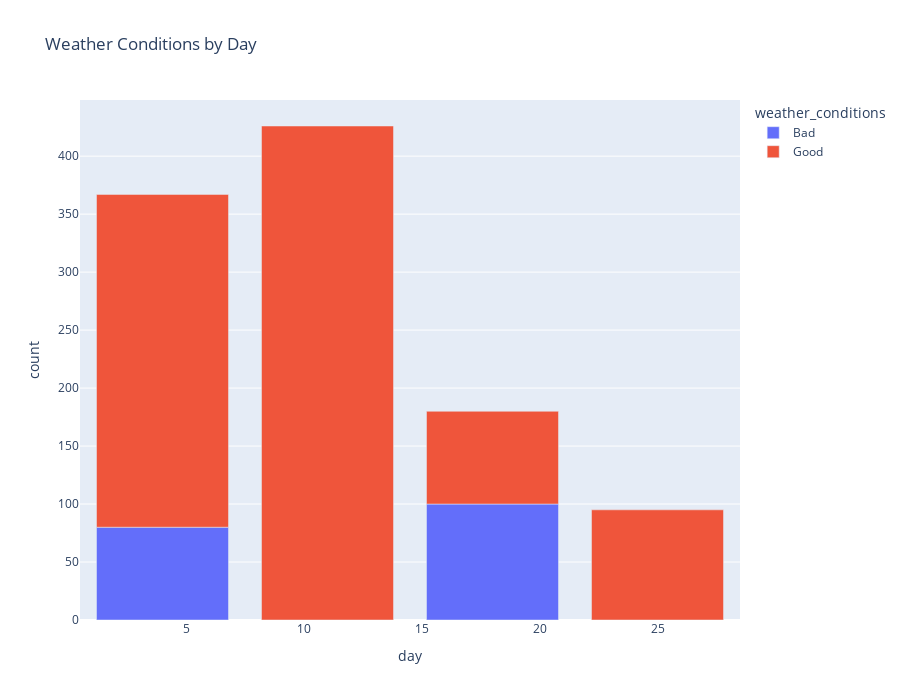

Source (notebook cell):
### Code cell
px.bar(dayly_weather, y='count', title='Weather Conditions by Day', color='weather_conditions', height=700 )

### Figure 1 — Plotly figure (JSON) as saved in the notebook; plotly's stock layout.template omitted (floating-point values rounded to 4 significant figures)
{"data": [{"alignmentgroup": "True", "hovertemplate": "weather_conditions=Bad<br>day=%{x}<br>count=%{y}<extra></extra>", "legendgroup": "Bad", "marker": {"color": "#636efa", "pattern": {"shape": ""}}, "name": "Bad", "offsetgroup": "Bad", "orientation": "v", "showlegend": true, "textposition": "auto", "type": "bar", "x": [18, 4], "xaxis": "x", "y": [100, 80], "yaxis": "y"}, {"alignmentgroup": "True", "hovertemplate": "weather_conditions=Good<br>day=%{x}<br>count=%{y}<extra></extra>", "legendgroup": "Good", "marker": {"color": "#EF553B", "pattern": {"shape": ""}}, "name": "Good", "offsetgroup": "Good", "orientation": "v", "showlegend": true, "textposition": "auto", "type": "bar", "x": [11, 4, 25, 18], "xaxis": "x", "y": [426, 287, 95, 80], "yaxis": "y"}], "layout": {"barmode": "relative", "height": 700, "legend": {"title": {"text": "weather_conditions"}, "tracegroupgap": 0}, "title": {"text": "Weather Conditions by Day"}, "xaxis": {"anchor": "y", "domain": [0, 1], "title": {"text": "day"}}, "yaxis": {"anchor": "x", "domain": [0, 1], "title": {"text": "count"}}}}
